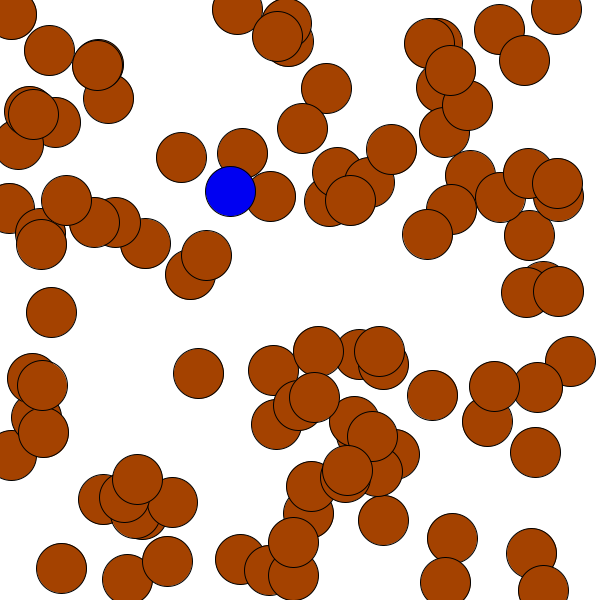
Frame 1 (no input)
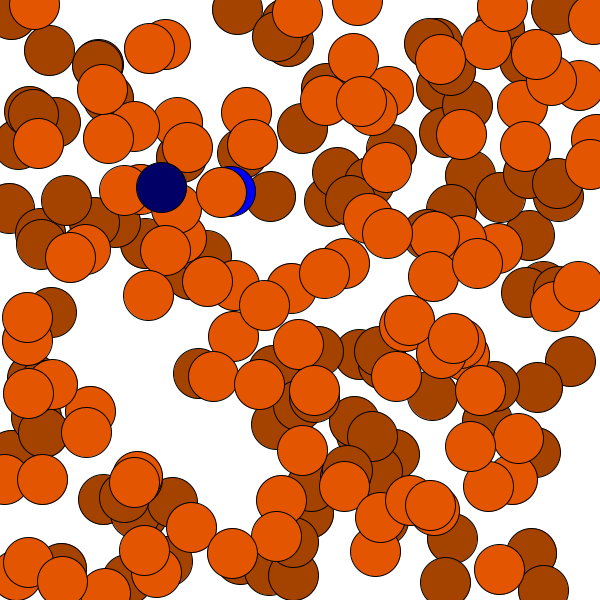
Frame 2 (the mouse pressed at the canvas centre, redrawn once)

The Processing sketch that drew these frames (run headless with seeded random() and noise(); the mouse was pressed at the canvas centre and the sketch redrawn once):

// Processing sketch: processing_63468
// ── processing_63468.pde

int objecto;// variavel para o numero de objectos


float r, g, b;// variavel para os parametros de cor r, g, b

void setup(){//definiçoes de setup
  
  size (600, 600);// tamanho da janela
  
  background (255);//cor de fundo   
  
  smooth();//suavizar as formas
  
  noLoop();// imagem estatica
  
  objecto = 100;// o numero de objectos definido na variavel "objecto"
}
void draw(){//definiçoes de desenho
  
    r = random (255);//valor da variavel r
    g = random (255);//valor da variavel g
    b = random (255);//valor da variavel b
  
  for ( int i = 0; i < objecto; i++){// variavel para gerar um numero de objectos = a objecto
    
    fill (r, g, 0);// preenchimento so em r, g
    ellipse (random (width), random (height), 50, 50);// desenho de  elipse em posiçao aliatoria
    
  }
  if (random (width) < random (width/2)){//probabilidade em relaçao ao posicionamento
  //se o posicionamento for menos que (width/2)
    
  }
  else//probabilidade do posicionamento
  //entao o preenchimento sera feito numa elipse segundo,
  {
        fill (0, 0, b);//cor apenas em b- azul
    ellipse (random (width/2), random (height/2), 50, 50);// desenho de elipse aleatorio entre (width/2 e height/2)
  }

  
}
